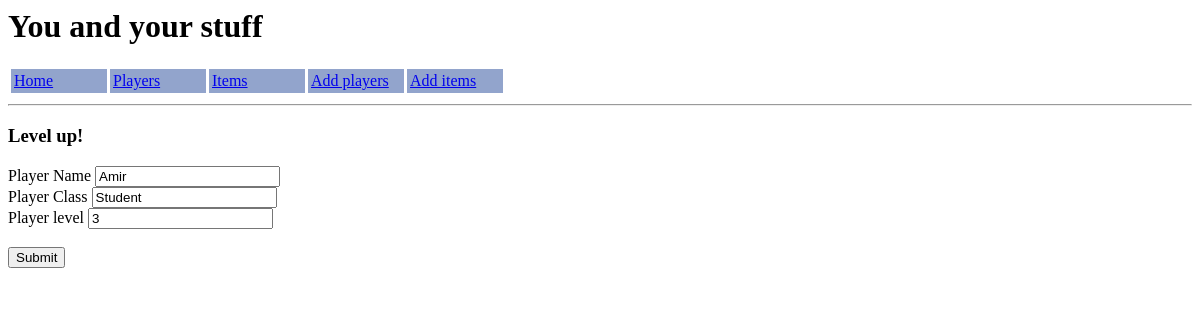
The page /updateplayers/1 on the database as committed earlier.
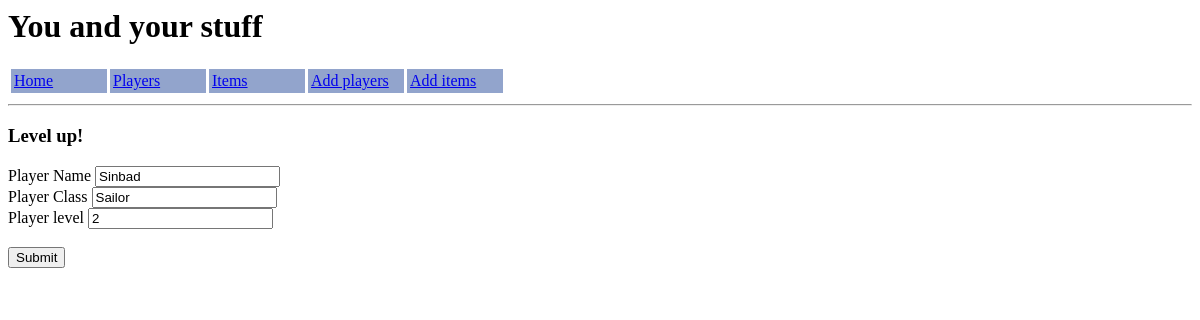
The same page on the database as committed later.
### application/models.py (models this page shows)
class Players(db.Model):
    player_id       =   db.Column(db.Integer, primary_key=True)
    player_name     =   db.Column(db.String(50), nullable=False)
    player_class    =   db.Column(db.String(50), unique=False, nullable=False)
    level           =   db.Column(db.Integer, nullable=False)
    items           =   db.relationship('Items', backref='playersref')

### application/routes.py (the view)
@app.route("/updateplayers/<player_id>", methods=['GET', 'POST'])
def update_player(player_id):
    player = db.session.query(Players).get(player_id)
    form = PlayersForm(obj=player)
    if form.validate_on_submit():
        form.populate_obj(player)
        db.session.add(player)
        db.session.commit()
        return redirect(url_for('index'))
    return render_template('updateplayers.html', title="Level up!", form=form)

### application/forms.py
class PlayersForm(FlaskForm):
    player_name         =   StringField('Player Name', validators=[DataRequired()])
    player_class        =   StringField('Player Class', validators=[DataRequired()])
    level               =   IntegerField('Player level', validators=[DataRequired()])
    submit              =   SubmitField('Submit')
    update              =   SubmitField('Update')
    delete              =   SubmitField('Delete')

### application/templates/updateplayers.html (shortened to what this page needs)
{% extends "body.html" %}
{% block body %}
<h3>{{ title }}</h3>
<div class='updatingplayers'>
    <form method="POST" action="">
        {{ form.player_name.label }} {{ form.player_name }}
        <br>
        {{ form.player_class.label }} {{ form.player_class }}
        <br>
        {{ form.level.label }} {{ form.level }}
        <br>
        <br>
        {{ form.submit }}
    </form>
</div>
{% endblock body %}

Rows that differ between the two databases and show on the page:
changed Players: player_name "Amir" → "Sinbad"; player_class "Student" → "Sailor"; level "3" → "2"
